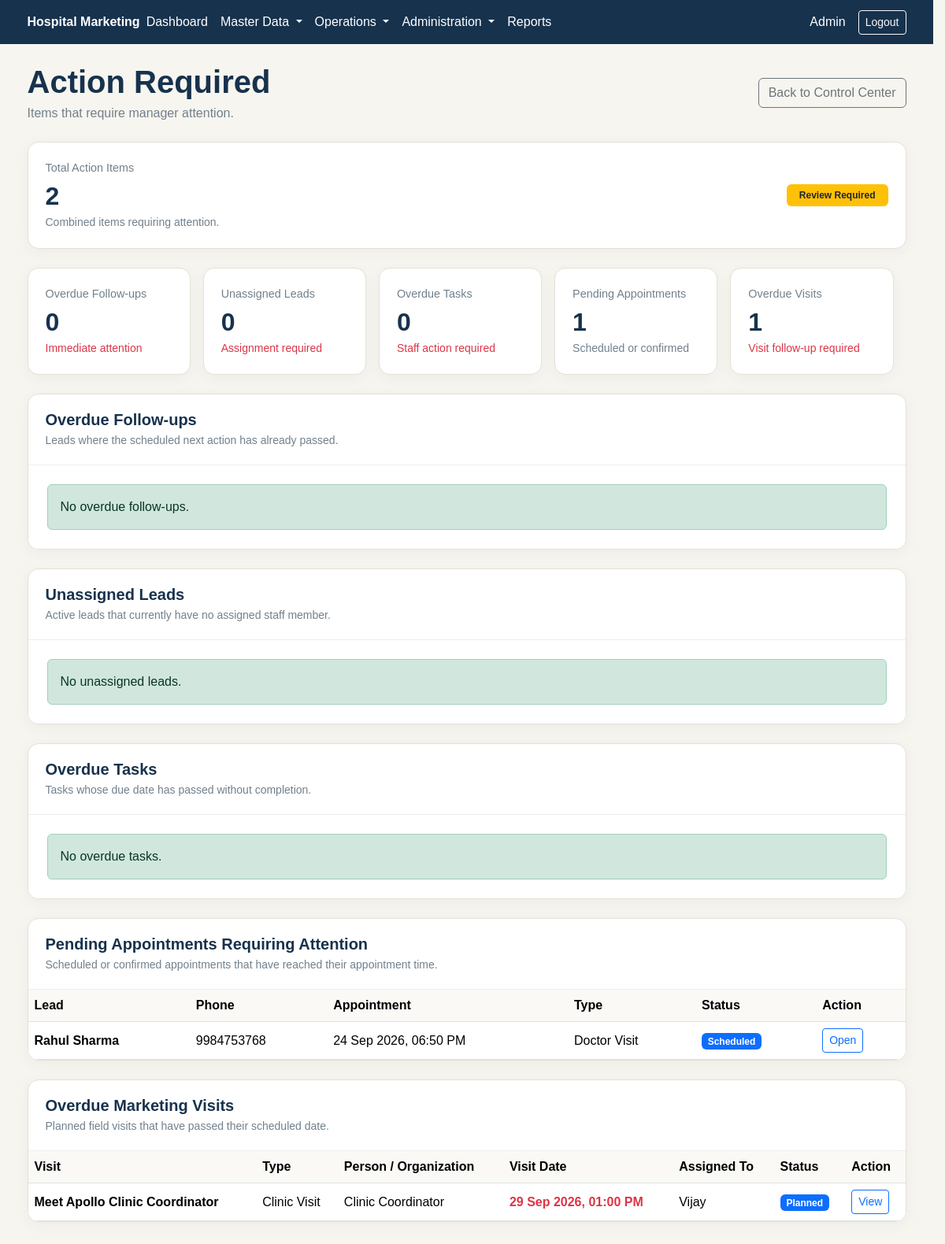
The page /manager/action-required.php (signed in) on the database its author committed.
### tables this page shows
CREATE TABLE `appointments` (
  `id` int(10) UNSIGNED NOT NULL,
  `lead_id` int(10) UNSIGNED NOT NULL,
  `created_by` int(10) UNSIGNED NOT NULL,
  `appointment_date` datetime NOT NULL,
  `appointment_type` varchar(100) DEFAULT NULL,
  `notes` text DEFAULT NULL,
  `status` enum('Scheduled','Confirmed','Completed','Cancelled','No Show') NOT NULL DEFAULT 'Scheduled',
  `created_at` timestamp NOT NULL DEFAULT current_timestamp(),
  `updated_at` timestamp NOT NULL DEFAULT current_timestamp() ON UPDATE current_timestamp()
);

CREATE TABLE `leads` (
  `id` int(10) UNSIGNED NOT NULL,
  `name` varchar(150) NOT NULL,
  `phone` varchar(30) NOT NULL,
  `email` varchar(190) DEFAULT NULL,
  `service_interest` varchar(200) DEFAULT NULL,
  `source_id` int(10) UNSIGNED DEFAULT NULL,
  `campaign_id` int(10) UNSIGNED DEFAULT NULL,
  `referral_id` int(10) UNSIGNED DEFAULT NULL,
  `status` varchar(50) NOT NULL DEFAULT 'NEW',
  `priority` enum('Low','Medium','High') NOT NULL DEFAULT 'Medium',
  `assigned_to` int(10) UNSIGNED DEFAULT NULL,
  `next_action_type` varchar(100) DEFAULT NULL,
  `next_action_at` datetime DEFAULT NULL,
  `notes` text DEFAULT NULL,
  `created_by` int(10) UNSIGNED NOT NULL,
  `created_at` timestamp NOT NULL DEFAULT current_timestamp(),
  `updated_at` timestamp NOT NULL DEFAULT current_timestamp() ON UPDATE current_timestamp()
);

CREATE TABLE `marketing_visits` (
  `id` int(10) UNSIGNED NOT NULL,
  `visit_type` enum('Doctor Visit','Clinic Visit','Corporate Visit','Field Visit') NOT NULL,
  `title` varchar(200) NOT NULL,
  `person_name` varchar(150) DEFAULT NULL,
  `organization_name` varchar(200) DEFAULT NULL,
  `phone` varchar(30) DEFAULT NULL,
  `email` varchar(190) DEFAULT NULL,
  `location` varchar(250) DEFAULT NULL,
  `purpose` text DEFAULT NULL,
  `visit_date` datetime NOT NULL,
  `assigned_to` int(10) UNSIGNED NOT NULL,
  `related_task_id` int(10) UNSIGNED DEFAULT NULL,
  `related_lead_id` int(10) UNSIGNED DEFAULT NULL,
  `status` enum('Planned','Completed','Cancelled') NOT NULL DEFAULT 'Planned',
  `outcome` text DEFAULT NULL,
  `remarks` text DEFAULT NULL,
  `next_action_type` varchar(100) DEFAULT NULL,
  `next_action_at` datetime DEFAULT NULL,
  `created_by` int(10) UNSIGNED NOT NULL,
  `created_at` timestamp NOT NULL DEFAULT current_timestamp(),
  `updated_at` timestamp NOT NULL DEFAULT current_timestamp() ON UPDATE current_timestamp()
);

CREATE TABLE `users` (
  `id` int(10) UNSIGNED NOT NULL,
  `name` varchar(120) NOT NULL,
  `email` varchar(190) NOT NULL,
  `password` varchar(255) NOT NULL,
  `role_id` int(10) UNSIGNED NOT NULL,
  `status` enum('active','inactive') NOT NULL DEFAULT 'active',
  `created_at` timestamp NOT NULL DEFAULT current_timestamp(),
  `updated_at` timestamp NOT NULL DEFAULT current_timestamp() ON UPDATE current_timestamp()
);

### manager/action-required.php (the view, shortened to what the rows shown need)
 <?php
require_once __DIR__ . '/../config/database.php';
$pending_appointments_stmt = $pdo->query("
    SELECT
        a.id,
        a.lead_id,
        a.appointment_date,
        a.appointment_type,
        a.status,
        l.name AS lead_name,
        l.phone AS lead_phone
    FROM appointments a
    INNER JOIN leads l
        ON a.lead_id = l.id
    WHERE a.status IN ('Scheduled', 'Confirmed')
      AND a.appointment_date <= NOW()
    ORDER BY a.appointment_date ASC
");
$pending_appointments =
    $pending_appointments_stmt->fetchAll(PDO::FETCH_ASSOC);
$overdue_visits_stmt = $pdo->query("
    SELECT
        mv.id,
        mv.title,
        mv.visit_type,
        mv.visit_date,
        mv.person_name,
        mv.organization_name,
        mv.status,
        u.name AS assigned_staff
    FROM marketing_visits mv
    INNER JOIN users u
        ON mv.assigned_to = u.id
    WHERE mv.status = 'Planned'
      AND mv.visit_date < NOW()
    ORDER BY mv.visit_date ASC
");
$overdue_visits =
    $overdue_visits_stmt->fetchAll(PDO::FETCH_ASSOC);
function action_status_class(string $status): string
{
    switch ($status) {
        case 'Scheduled':
            return 'bg-primary';
    }
}
require_once __DIR__ . '/../includes/header.php';
?>
<div class="container py-4">
    <div class="d-flex flex-column flex-md-row justify-content-between align-items-md-center mb-4">
        <div>
            <h1 class="hm-page-title mb-1">
                Action Required
            </h1>
        </div>
    </div>
    <div class="action-section mb-4">
        <div class="action-section-body">
            <?php if (empty($pending_appointments)): ?>
                <div class="action-empty">
                    <div class="alert alert-success mb-0">
                        No pending appointments requiring attention.
                    </div>
                </div>
            <?php else: ?>
                <div class="table-responsive">
                    <table class="table action-table align-middle">
                        <thead>
                            <tr>
                                <th>
                                    Lead
                                </th>
                                <th>
                                    Phone
                                </th>
                                <th>
                                    Appointment
                                </th>
                                <th>
                                    Type
                                </th>
                                <th>
                                    Status
                                </th>
                                <th>
                                    Action
                                </th>
                            </tr>
                        </thead>
                        <tbody>
                            <?php foreach ($pending_appointments as $appointment): ?>
                                <tr>
                                    <td>
                                        <strong>
                                            <?php
                                            echo htmlspecialchars(
                                                $appointment['lead_name']
                                            );
                                            ?>
                                        </strong>
                                    </td>
                                    <td>
                                        <?php
                                        echo htmlspecialchars(
                                            $appointment['lead_phone']
                                        );
                                        ?>
                                    </td>
                                    <td>
                                        <?php
                                        echo date(
                                            'd M Y, h:i A',
                                            strtotime(
                                                $appointment['appointment_date']
                                            )
                                        );
                                        ?>
                                    </td>
                                    <td>
                                        <?php
                                        echo htmlspecialchars(
                                            $appointment['appointment_type']
                                                ?: '-'
                                        );
                                        ?>
                                    </td>
                                    <td>
                                        <span
                                            class="badge <?php echo action_status_class($appointment['status']); ?>"
                                        >
                                            <?php
                                            echo htmlspecialchars(
                                                $appointment['status']
                                            );
                                            ?>
                                        </span>
                                    </td>
                                    <td>
                                        <a
                                            href="<?php echo BASE_URL; ?>/telecaller/appointments/index.php"
                                            class="btn btn-sm btn-outline-primary"
                                        >
                                            Open
                                        </a>
                                    </td>
                                </tr>
                            <?php endforeach; ?>
                        </tbody>
                    </table>
                </div>
            <?php endif; ?>
        </div>
    </div>
    <div class="action-section mb-4">
        <div class="action-section-body">
            <?php if (empty($overdue_visits)): ?>
                <div class="action-empty">
                    <div class="alert alert-success mb-0">
                        No overdue marketing visits.
                    </div>
                </div>
            <?php else: ?>
                <div class="table-responsive">
                    <table class="table action-table align-middle">
                        <thead>
                            <tr>
                                <th>
                                    Visit
                                </th>
                                <th>
                                    Type
                                </th>
                                <th>
                                    Person / Organization
                                </th>
                                <th>
                                    Visit Date
                                </th>
                                <th>
                                    Assigned To
                                </th>
                                <th>
                                    Status
                                </th>
                                <th>
                                    Action
                                </th>
                            </tr>
                        </thead>
                        <tbody>
                            <?php foreach ($overdue_visits as $visit): ?>
                                <tr>
                                    <td>
                                        <strong>
                                            <?php
                                            echo htmlspecialchars(
                                                $visit['title']
                                            );
                                            ?>
                                        </strong>
                                    </td>
                                    <td>
                                        <?php
                                        echo htmlspecialchars(
                                            $visit['visit_type'] ?: '-'
                                        );
                                        ?>
                                    </td>
                                    <td>
                                        <?php
                                        $visit_person =
                                            !empty($visit['person_name'])
                                                ? $visit['person_name']
                                                : $visit['organization_name'];
                                        echo htmlspecialchars(
                                            $visit_person ?: '-'
                                        );
                                        ?>
                                    </td>
                                    <td>
                                        <span class="text-danger fw-semibold">
                                            <?php
                                            echo date(
                                                'd M Y, h:i A',
                                                strtotime(
                                                    $visit['visit_date']
                                                )
                                            );
                                            ?>
                                        </span>
                                    </td>
                                    <td>
                                        <?php
                                        echo htmlspecialchars(
                                            $visit['assigned_staff']
                                        );
                                        ?>
                                    </td>
                                    <td>
                                        <span class="badge bg-primary">
                                            <?php
                                            echo htmlspecialchars(
                                                $visit['status']
                                            );
                                            ?>
                                        </span>
                                    </td>
                                    <td>
                                        <a
                                            href="<?php echo BASE_URL; ?>/marketing/visits/view.php?id=<?php echo (int) $visit['id']; ?>"
                                            class="btn btn-sm btn-outline-primary"
                                        >
                                            View
                                        </a>
                                    </td>
                                </tr>
                            <?php endforeach; ?>
                        </tbody>
                    </table>
                </div>
            <?php endif; ?>
        </div>
    </div>
</div>
<?php
require_once __DIR__ . '/../includes/footer.php';
?>

### rows shown on the page
appointments: lead.name "Rahul Sharma", lead.phone "9984753768", appointment_date "24 Sep 2026, 06:50 PM", appointment_type "Doctor Visit", status "Scheduled"
marketing_visits: title "Meet Apollo Clinic Coordinator", visit_type "Clinic Visit", person_name "Clinic Coordinator", visit_date "29 Sep 2026, 01:00 PM", assigned_to.name "Vijay", status "Planned"

### other values the page prints
$user['name'] "Admin"
$total_actions "2"
$overdue_followups_count "0"
$unassigned_leads_count "0"
$overdue_tasks_count "0"
$pending_appointments_count "1"
$overdue_visits_count "1"
